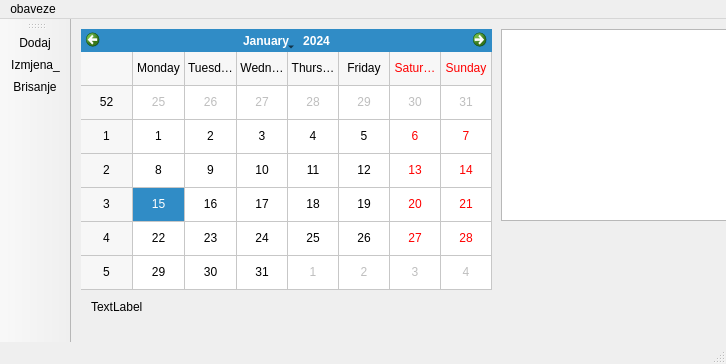
<?xml version="1.0" encoding="UTF-8"?>
<ui version="4.0">
 <class>MainWindow</class>
 <widget class="QMainWindow" name="MainWindow">
  <property name="geometry">
   <rect>
    <x>0</x>
    <y>0</y>
    <width>726</width>
    <height>364</height>
   </rect>
  </property>
  <property name="windowTitle">
   <string>MainWindow</string>
  </property>
  <widget class="QWidget" name="centralwidget">
   <widget class="QCalendarWidget" name="calendarWidget">
    <property name="geometry">
     <rect>
      <x>10</x>
      <y>10</y>
      <width>411</width>
      <height>261</height>
     </rect>
    </property>
    <property name="gridVisible">
     <bool>true</bool>
    </property>
    <property name="horizontalHeaderFormat">
     <enum>QCalendarWidget::LongDayNames</enum>
    </property>
    <property name="verticalHeaderFormat">
     <enum>QCalendarWidget::ISOWeekNumbers</enum>
    </property>
   </widget>
   <widget class="QListWidget" name="listWidget">
    <property name="geometry">
     <rect>
      <x>430</x>
      <y>10</y>
      <width>256</width>
      <height>192</height>
     </rect>
    </property>
   </widget>
   <widget class="QLabel" name="status">
    <property name="geometry">
     <rect>
      <x>20</x>
      <y>280</y>
      <width>181</width>
      <height>16</height>
     </rect>
    </property>
    <property name="text">
     <string>TextLabel</string>
    </property>
   </widget>
  </widget>
  <widget class="QMenuBar" name="menubar">
   <property name="geometry">
    <rect>
     <x>0</x>
     <y>0</y>
     <width>726</width>
     <height>21</height>
    </rect>
   </property>
   <widget class="QMenu" name="menudodaj">
    <property name="title">
     <string>obaveze</string>
    </property>
    <addaction name="actiondodaj"/>
    <addaction name="actionizmjena_"/>
    <addaction name="actionBrisanje"/>
   </widget>
   <addaction name="menudodaj"/>
  </widget>
  <widget class="QStatusBar" name="statusbar"/>
  <widget class="QToolBar" name="toolBar">
   <property name="windowTitle">
    <string>toolBar</string>
   </property>
   <attribute name="toolBarArea">
    <enum>LeftToolBarArea</enum>
   </attribute>
   <attribute name="toolBarBreak">
    <bool>false</bool>
   </attribute>
   <addaction name="actiondodaj"/>
   <addaction name="actionizmjena_"/>
   <addaction name="actionBrisanje"/>
  </widget>
  <action name="actiondodaj">
   <property name="icon">
    <iconset resource="ikonice.qrc">
     <normaloff>:/icons8-add-reminder-64.png</normaloff>:/icons8-add-reminder-64.png</iconset>
   </property>
   <property name="text">
    <string>Dodaj</string>
   </property>
  </action>
  <action name="actionizmjena_">
   <property name="icon">
    <iconset resource="ikonice.qrc">
     <normaloff>:/icons8-change-64.png</normaloff>:/icons8-change-64.png</iconset>
   </property>
   <property name="text">
    <string>Izmjena_</string>
   </property>
   <property name="toolTip">
    <string>Izmjena_</string>
   </property>
  </action>
  <action name="actionBrisanje">
   <property name="icon">
    <iconset resource="ikonice.qrc">
     <normaloff>:/icons8-delete-bin-64.png</normaloff>:/icons8-delete-bin-64.png</iconset>
   </property>
   <property name="text">
    <string>Brisanje</string>
   </property>
  </action>
 </widget>
 <resources>
  <include location="ikonice.qrc"/>
 </resources>
 <connections/>
</ui>
